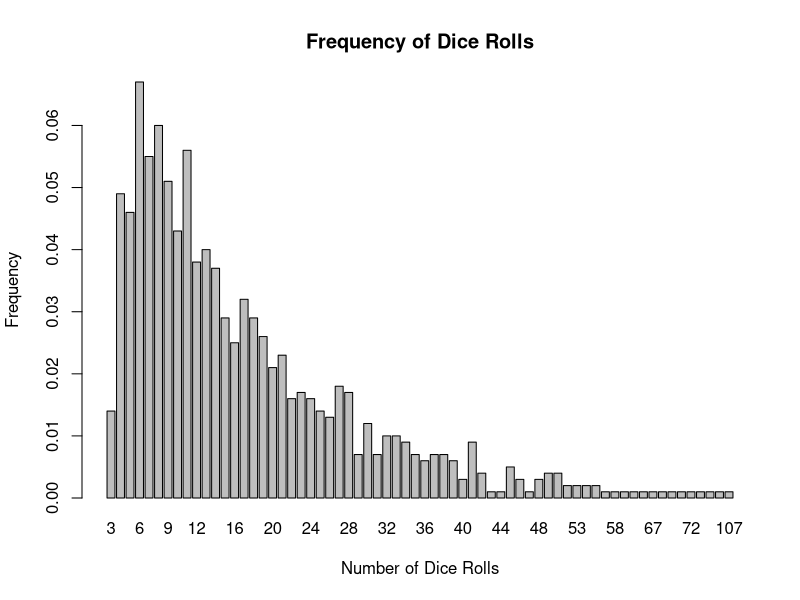

Recreate this plot in R.
## ---- chunk 1
# set up a coordinate system to identify the location of the pawn (numbers 1 to 25)
coordinate = matrix(c(1:5, 10:6, 11:15, 20:16, 21:25),
                    nrow = 5, ncol = 5, byrow = T)
# position is a matrix variable that consists of either 0 or 1; a 1 indicates the present position of the pawn
position = matrix(c(0), nrow = 5, ncol = 5, byrow = T)
dice = c() #runif(1, 0, 7)
numberOfSimulations = 1000
xValues = c()


# Enter Coordinate Values (1:25)
ladderTop = c(11,17,18,12)
ladderBottom = c(3,6,9,10)
chuteTop = c(14,19,24,22)
chuteBottom = c(4,8,16,20)

bounceBack = function(lastDiceRoll, initialPosition) {
  finalPosition = 50 - lastDiceRoll - initialPosition
  return(finalPosition) }


for(i in 1:numberOfSimulations) {
  dice = c()
  position = matrix(c(0), nrow = 5, ncol = 5, byrow = T)
  position[1] = 1
  
  while(position[which(coordinate == 25)] == 0) {
    # while the pawn is not at the last position
    
    # roll the dice
    dice = append(dice, round(runif(1, 0, 7)))
    while(dice[length(dice)] == 7 || dice[length(dice)] == 0) {dice[length(dice)] = round(runif(1, 0, 7))}
    
    # determine where the pawn is and where it should end up
    presentCoordinatePosition = coordinate[which(position == 1)]
    futureCoordinatePosition = presentCoordinatePosition + dice[length(dice)]
    # if the pawn moves past the 25th position, bounce back
    if(futureCoordinatePosition > 25) {futureCoordinatePosition = bounceBack(dice[length(dice)], presentCoordinatePosition) }
    
    # if the pawn lands on top of a chute (snake head), slide down to the bottom
    if(length(which(chuteTop == futureCoordinatePosition)) == 1) {futureCoordinatePosition = chuteBottom[which(chuteTop == futureCoordinatePosition)] }
    # if the pawn lands on the bottom of a ladder, climb to the top
    if(length(which(ladderBottom == futureCoordinatePosition)) == 1) {futureCoordinatePosition = ladderTop[which(ladderBottom == futureCoordinatePosition)] }
    
    position = matrix(c(0), nrow = 5, ncol = 5, byrow = T)
    position[which(coordinate == futureCoordinatePosition)] = 1 }
  
  xValues = append(xValues, length(dice)) 
  }

barplot(table(xValues)/numberOfSimulations, xlab = "Number of Dice Rolls", ylab = "Frequency", ylim = c(0,max(table(xValues)/numberOfSimulations)), main = "Frequency of Dice Rolls")
print(paste("The average number of dice rolls for", numberOfSimulations, "simulations is", round(mean(xValues)), "."))



